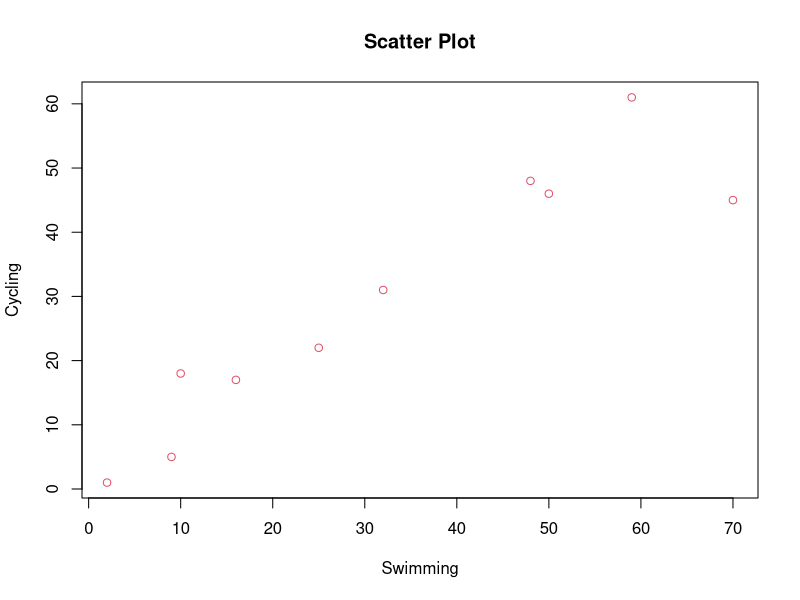
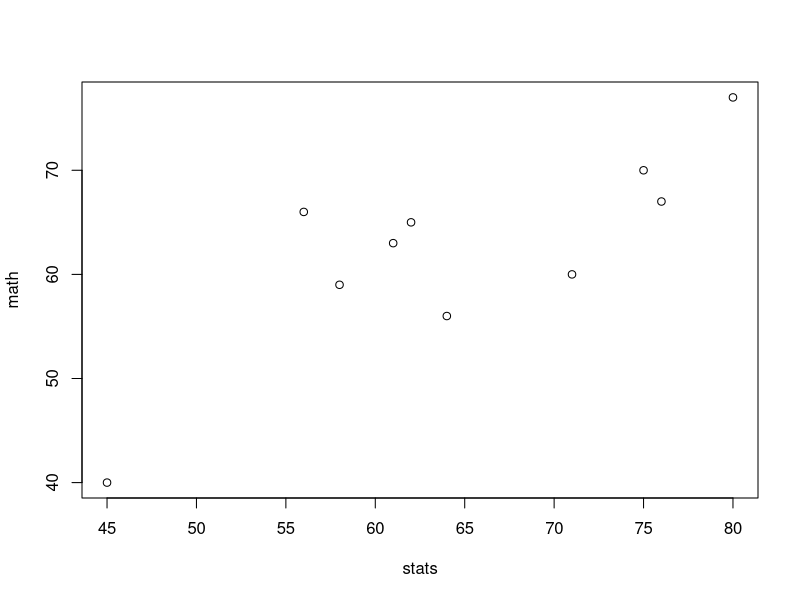

Recreate these plots in R, in order.
#spearman's corr
swim <- c(46,45,18,22,17,31,48,1,61,5)
cycle <- c(50,70,10,25,16,32,48,2,59,9)
plot(cycle, swim, xlab="Swimming",ylab="Cycling", main="Scatter Plot", col=2)

#test the normality
shapiro.test(swim)
#normal:swim
shapiro.test(cycle)
#normal:cycle

#corr coeff
cor.test(swim,cycle, method="spearman")
cor.test(swim,cycle, method="pearson")

#ex.2
stats <- c(56,75,45,71,62,64,58,80,76,61)
math <- c(66,70,40,60,65,56,59,77,67,63)
plot(stats,math)
cor.test(math,stats,method = "spearman") #default:spearman
